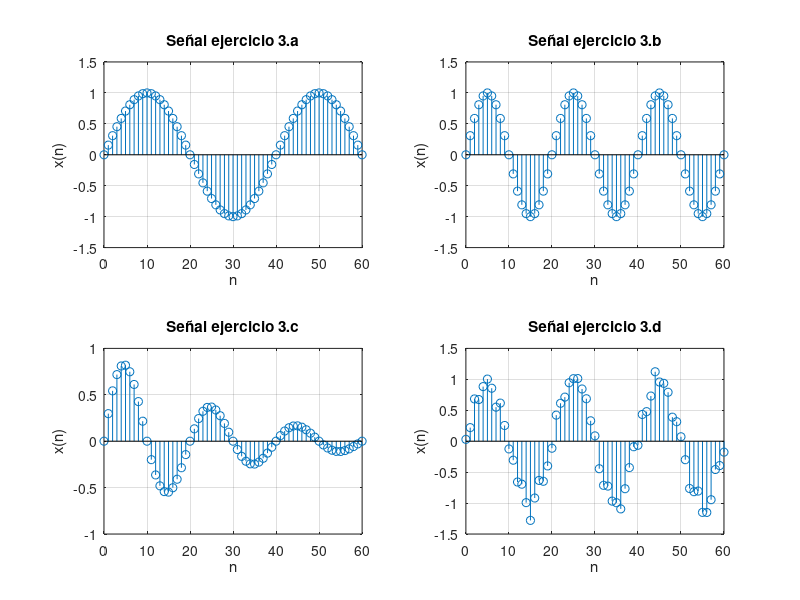

Write the MATLAB code that produced this figure.
figure(1); clf;
%
na=0:60;
xa=sin(.05*pi*na);
subplot(2,2,1); stem(na,xa); grid on; title('Señal ejercicio 3.a')
xlabel('n'); ylabel('x(n)'); axis([0,60,-1.5,1.5])
%
nb=0:60;
xb=sin(.1*pi*na);
subplot(2,2,2); stem(nb,xb); grid on; title('Señal ejercicio 3.b')
xlabel('n'); ylabel('x(n)'); axis([0,60,-1.5,1.5])
%
nc=0:60;
xc=exp(-.04*nc).*sin(.1*pi*nc);
subplot(2,2,3); stem(nc,xc); grid on; title('Señal ejercicio 3.c')
xlabel('n'); ylabel('x(n)'); axis([0,60,-1,1])
%
nd=0:60;
xd=sin(.1*pi*nd)+0.1*randn(size(nd));
subplot(2,2,4); stem(nd,xd); grid on; title('Señal ejercicio 3.d')
xlabel('n'); ylabel('x(n)'); axis([0,60,-1.5,1.5])